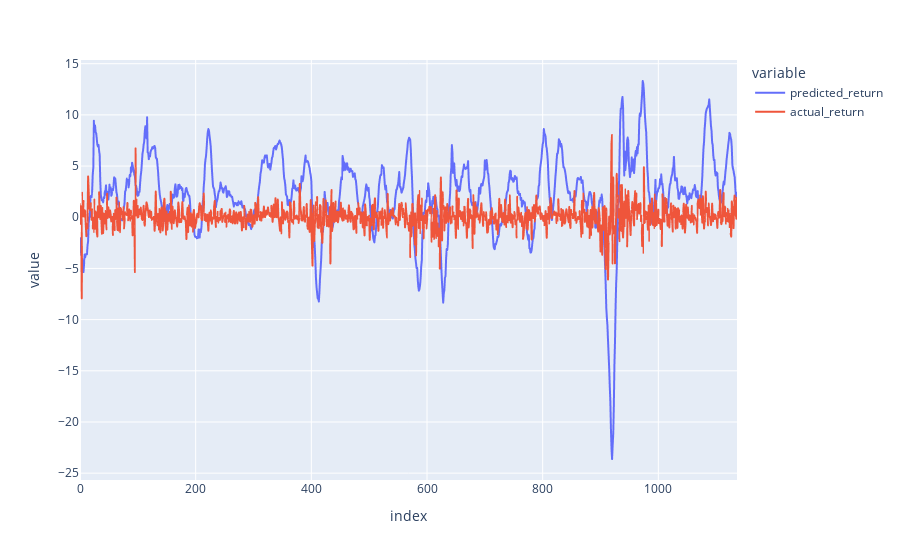

This figure's notebook cell:
### Code cell
px.line(output, y=["predicted_return", "actual_return"])

### Figure 1 — Plotly figure (JSON) as saved in the notebook; plotly's stock layout.template omitted (floating-point values rounded to 4 significant figures; data arrays with more than 128 entries replaced by an {"elided": "..."} marker saying what was removed)
{"data": [{"hovertemplate": "variable=predicted_return<br>index=%{x}<br>value=%{y}<extra></extra>", "legendgroup": "predicted_return", "line": {"color": "#636efa", "dash": "solid"}, "mode": "lines", "name": "predicted_return", "showlegend": true, "type": "scattergl", "x": {"elided": "1137 int values"}, "xaxis": "x", "y": {"elided": "1137 float values"}, "yaxis": "y"}, {"hovertemplate": "variable=actual_return<br>index=%{x}<br>value=%{y}<extra></extra>", "legendgroup": "actual_return", "line": {"color": "#EF553B", "dash": "solid"}, "mode": "lines", "name": "actual_return", "showlegend": true, "type": "scattergl", "x": {"elided": "1137 int values"}, "xaxis": "x", "y": {"elided": "1137 float values"}, "yaxis": "y"}], "layout": {"legend": {"title": {"text": "variable"}, "tracegroupgap": 0}, "margin": {"t": 60}, "xaxis": {"anchor": "y", "domain": [0, 1], "title": {"text": "index"}}, "yaxis": {"anchor": "x", "domain": [0, 1], "title": {"text": "value"}}}}
